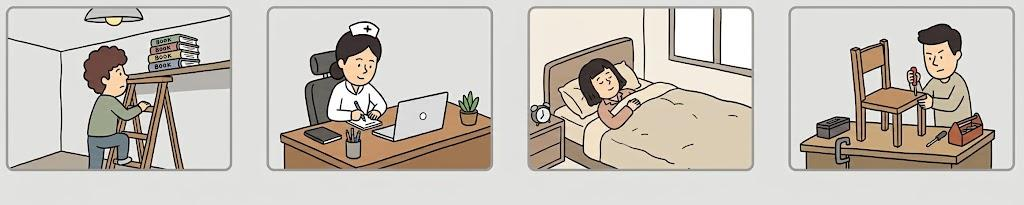
#> input picture temp_set24_images/page_7_image_1_xref_65.jpeg, 1024 x 205 px
$ python preview_set24_q23.py
#> lines starting #> are read from the running program, lines starting #| are printed output that depends on the picture
from PIL import Image, ImageDraw
from pathlib import Path

source = Path("temp_set24_images/page_7_image_1_xref_65.jpeg")
out_dir = Path("temp_set24_q23_options")
out_dir.mkdir(exist_ok=True)

im = Image.open(source).convert("RGB")
#> im is the input picture: PIL image 1024x205 RGB; mean R, G, B 201.8, 195.7, 188.1
w, h = im.size
#> w = 1024; h = 205
print("Original image size:", w, "x", h)
#| Original image size: 1024 x 205

# Preview four equal-width columns from the composite image.
for i in range(4):
    left = round(i * w / 4)
    right = round((i + 1) * w / 4)
    crop = im.crop((left, 0, right, h))
    crop.save(out_dir / f"Q23_option_{i+1}.jpg")
    print(f"Option {i+1}: x={left} to {right}")
#> this loop made 4 passes
#> pass 1, `crop = im.crop((left, 0, right, h))`:
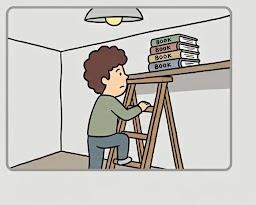
#> crop: PIL image 256x205 RGB; mean R, G, B 199.6, 197.1, 193
#> pass 2, `crop = im.crop((left, 0, right, h))`:
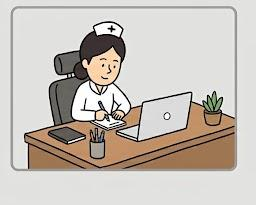
#> crop: PIL image 256x205 RGB; mean R, G, B 198.6, 191.6, 184.3
#> pass 3, `crop = im.crop((left, 0, right, h))`:
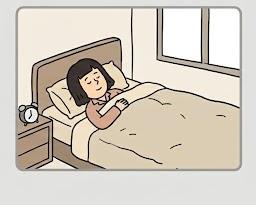
#> crop: PIL image 256x205 RGB; mean R, G, B 210.7, 202.8, 191.7
#> after the loop:
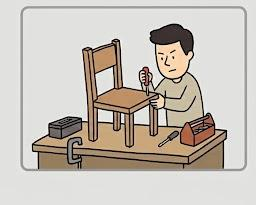
#> crop: PIL image 256x205 RGB; mean R, G, B 198.3, 191.4, 183.4

# Make a larger preview for easier visual inspection.
files = [out_dir / f"Q23_option_{i}.jpg" for i in range(1, 5)]
thumbs = []
for f in files:
    img = Image.open(f).convert("RGB")
    img.thumbnail((300, 220))
    thumbs.append((f.name, img.copy()))

sheet = Image.new("RGB", (640, 4 * 270), "white")
#> sheet: PIL image 640x1080 RGB; every value is 255
draw = ImageDraw.Draw(sheet)
for i, (name, img) in enumerate(thumbs):
    y = i * 270
    draw.text((10, y + 5), name, fill="black")
    sheet.paste(img, (10, y + 30))
#> this loop made 4 passes
#> (name, y) on passes 1 to 4: ('Q23_option_1.jpg', 0), ('Q23_option_2.jpg', 270), ('Q23_option_3.jpg', 540), ('Q23_option_4.jpg', 810)
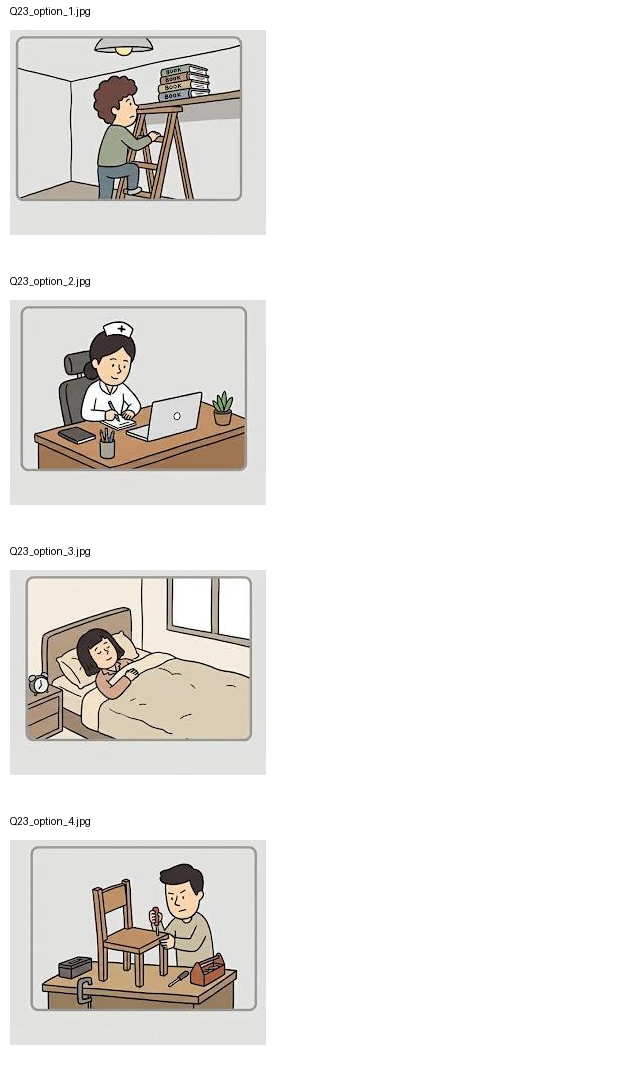
#> sheet: PIL image 640x1080 RGB; mean R, G, B 238.6, 236.7, 234.5

sheet.save(out_dir / "Q23_options_preview.jpg")
print("Preview saved to:", out_dir / "Q23_options_preview.jpg")
